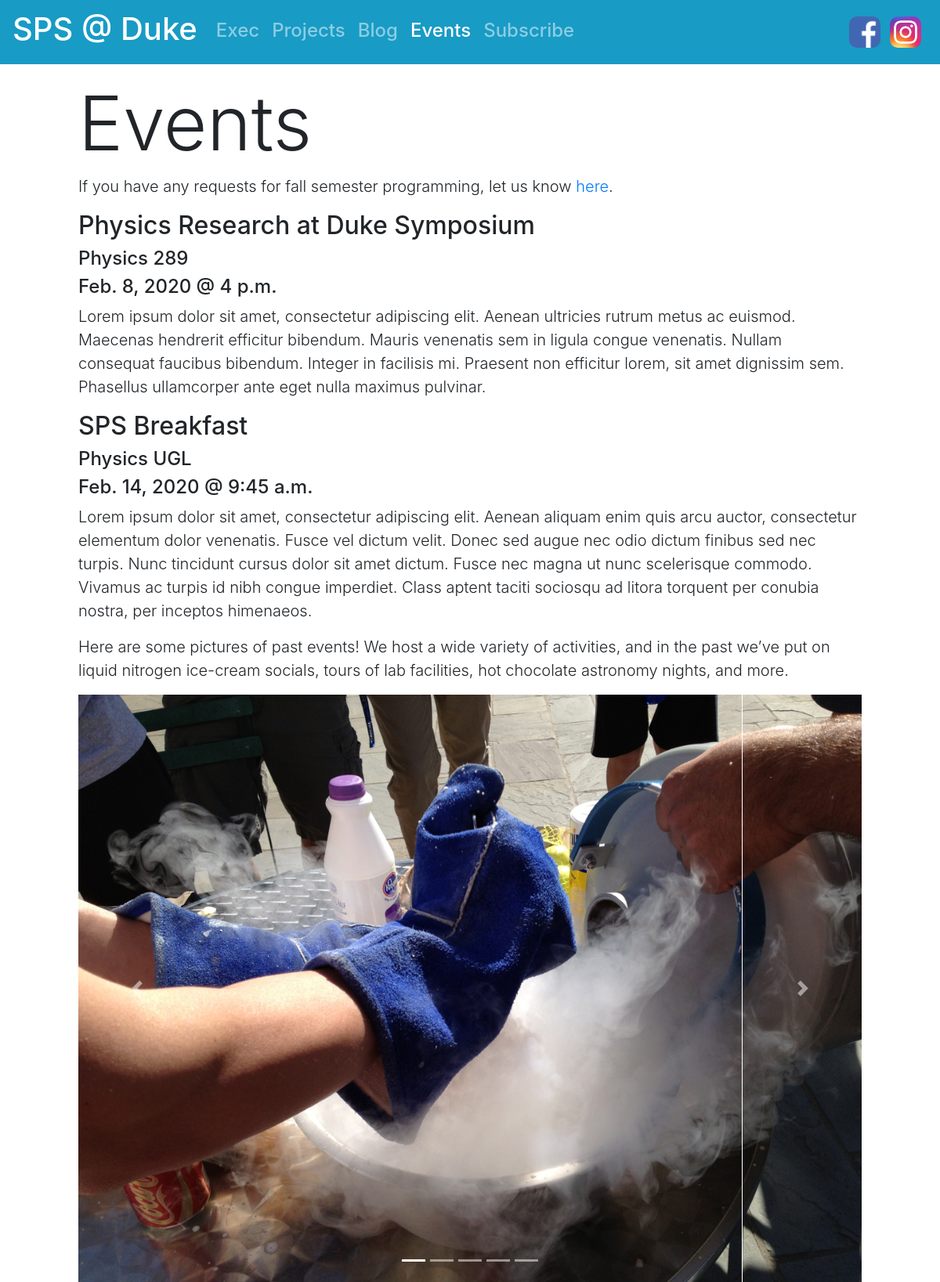
Screenshot of /events/ with the database file from the repository.
### homepage/models.py (models this page shows, shortened)
class Event(models.Model):
    title = models.CharField(max_length=500)
    description = models.TextField()
    location = models.CharField(max_length=500)
    date = models.DateField()
    time = models.TimeField(blank=True)

class Photo(models.Model):
    image = models.ImageField()
    sort_index = models.IntegerField()

### homepage/views.py (the view)
# urls.py: path('events/', views.events, name='home'),
def events(request):
    context = {
        'events':Event.objects.all().order_by('date'),
        'photos':Photo.objects.all().order_by('sort_index'),
        'first_url':Photo.objects.first().image.url
    }
    return render(request, 'homepage/events.html', context)

### homepage/templates/homepage/events.html (shortened to what this page needs)
{% extends 'homepage/base.html' %}
{% load static %}
{% block a4 %}active{% endblock %}
{% block main %}
    <h1 class="display-1">Events</h1>
    <p class="lead">If you have any requests for fall semester programming, let us know <a href="https://docs.google.com/forms/d/e/1FAIpQLSfxrwkgbhRk5Pp5SK_bWAe4BcmhFWQ4OAi0EErdaLMWzBaZQw/viewform">here</a>.</p>
    {% for event in events %}
        <h2>{{event.title}}</h2>
        <h4>{{event.location}}</h4>
        <h4>{{event.date}} @ {{event.time}}</h4>
        <p class="lead">{{event.description}}</p>
    {% endfor %}
    <p class="lead">Here are some pictures of past events! We host a wide variety of activities, and in the past we’ve put on liquid nitrogen ice-cream socials, tours of lab facilities, hot chocolate astronomy nights, and more.</p>
    <div id="carouselExampleIndicators" class="carousel slide" data-ride="carousel" data-interval='3500'>
        <ol class="carousel-indicators">
            {% for photo in photos %}
                <li data-target="#carouselExampleIndicators" data-slide-to="{{photo.sort_index}}" class="{% if forloop.first %}active{% endif %}"></li>
            {% endfor %}
        </ol>
        <div class="carousel-inner">
            {% for photo in photos %}
                <div class="carousel-item {% if forloop.first %}active{% endif %}">
                    <img class="d-block w-100" src="{{photo.image.url}}">
                </div>
            {% endfor %}
            <a class="carousel-control-prev" href="#carouselExampleIndicators" role="button" data-slide="prev">
                <span class="carousel-control-prev-icon" aria-hidden="true"></span>
            </a>
            <a class="carousel-control-next" href="#carouselExampleIndicators" role="button" data-slide="next">
                <span class="carousel-control-next-icon" aria-hidden="true"></span>
            </a>
        </div>
    </div>
{% endblock %}

### homepage/templates/homepage/base.html (style rules this page uses)
body { padding-top: 100px; }

### rows the page displays
Event: title "Physics Research at Duke Symposium", location "Physics 289", date "Feb. 8, 2020", time "4 p.m.", description "Lorem ipsum dolor sit amet, consectetur adipiscing elit. Aenean ultricies rutrum metus ac euismod. Maecenas hendrerit efficitur bibendum. Mauris venenatis sem in ligula congue venenatis. Nullam consequat faucibus bibendum. Integer in facilisis mi. Praesent non efficitur lorem, sit amet dignissim sem. Phasellus ullamcorper ante eget nulla maximus pulvinar."
Event: title "SPS Breakfast", location "Physics UGL", date "Feb. 14, 2020", time "9:45 a.m.", description "Lorem ipsum dolor sit amet, consectetur adipiscing elit. Aenean aliquam enim quis arcu auctor, consectetur elementum dolor venenatis. Fusce vel dictum velit. Donec sed augue nec odio dictum finibus sed nec turpis. Nunc tincidunt cursus dolor sit amet dictum. Fusce nec magna ut nunc scelerisque commodo. Vivamus ac turpis id nibh congue imperdiet. Class aptent taciti sociosqu ad litora torquent per conubia nostra, per inceptos himenaeos."
Photo: sort_index 0 (drawn), image (picture)
